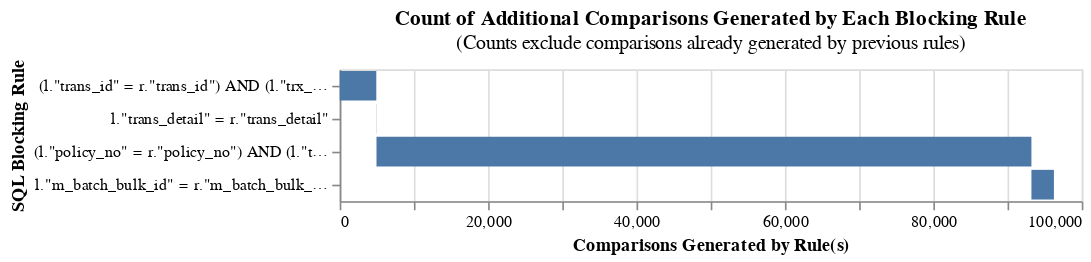

This figure's notebook cell:
### Code cell
from jellyfish import levenshtein_distance # Import levenshtein_distance

from splink.blocking_analysis import (
    cumulative_comparisons_to_be_scored_from_blocking_rules_chart,
)

blocking_rules_for_analysis = [
    block_on("trans_id", "trx_date"),
    block_on("trans_detail"),
    block_on("policy_no","trx_date"),
    #block_on("trx_amount")
    #block_on("trans_id", "trans_detail"),
    block_on("m_batch_bulk_id")
]


cumulative_comparisons_to_be_scored_from_blocking_rules_chart(
    table_or_tables=[bank_df4_splink1, nav_cb_df_splink1],
    blocking_rules=blocking_rules_for_analysis,
    db_api=db_api,
    link_type="link_only",
)

### Figure 1 — Vega-Lite specification as saved in the notebook (floating-point values rounded to 4 significant figures)
{"config": {"view": {"continuousWidth": 300, "continuousHeight": 300}}, "data": {"name": "data-5a555269287f98c2965408a3a44f4355"}, "mark": "bar", "encoding": {"order": {"field": "cumulative_rows"}, "tooltip": [{"field": "blocking_rule", "title": "SQL Condition", "type": "nominal"}, {"field": "row_count", "format": ",", "title": "Comparisons Generated", "type": "quantitative"}, {"field": "cumulative_rows", "format": ",", "title": "Cumulative Comparisons", "type": "quantitative"}, {"field": "cartesian", "format": ",", "title": "Total comparisons in Cartesian product", "type": "quantitative"}], "x": {"field": "start", "title": "Comparisons Generated by Rule(s)", "type": "quantitative"}, "x2": {"field": "cumulative_rows"}, "y": {"field": "blocking_rule", "sort": ["-x2"], "title": "SQL Blocking Rule"}}, "height": {"step": 20}, "title": {"text": "Count of Additional Comparisons Generated by Each Blocking Rule", "subtitle": "(Counts exclude comparisons already generated by previous rules)"}, "width": 450, "$schema": "https://vega.github.io/schema/vega-lite/v5.9.3.json", "datasets": {"data-5a555269287f98c2965408a3a44f4355": [{"blocking_rule": "(l.\"trans_id\" = r.\"trans_id\") AND (l.\"trx_date\" = r.\"trx_date\")", "row_count": 4934, "cumulative_rows": 4934, "cartesian": 66253564, "match_key": "0", "start": 0}, {"blocking_rule": "l.\"trans_detail\" = r.\"trans_detail\"", "row_count": 24, "cumulative_rows": 4958, "cartesian": 66253564, "match_key": "1", "start": 4934}, {"blocking_rule": "(l.\"policy_no\" = r.\"policy_no\") AND (l.\"trx_date\" = r.\"trx_date\")", "row_count": 88261, "cumulative_rows": 93219, "cartesian": 66253564, "match_key": "2", "start": 4958}, {"blocking_rule": "l.\"m_batch_bulk_id\" = r.\"m_batch_bulk_id\"", "row_count": 3031, "cumulative_rows": 96250, "cartesian": 66253564, "match_key": "3", "start": 93219}]}}
